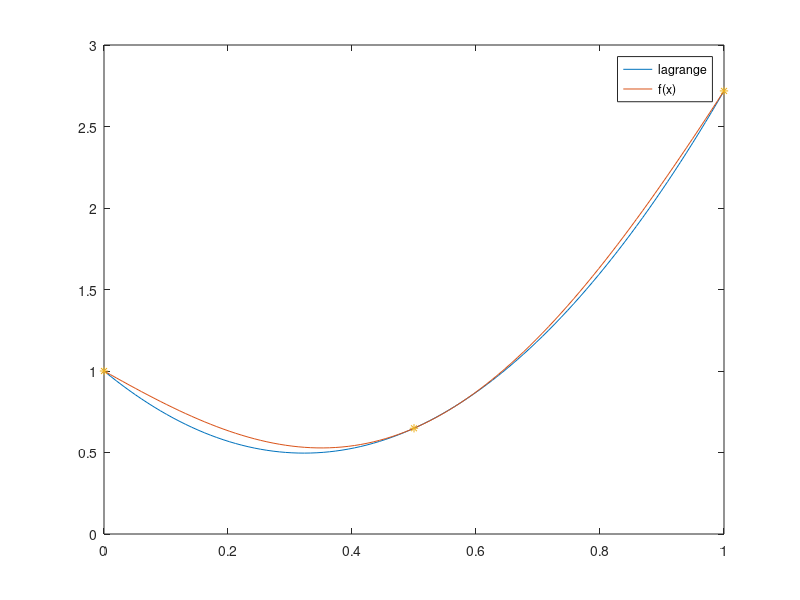

The MATLAB source for this figure:
% lagrange fele interpolacio:
% legkisebb fokszamu, legfeljebb n-1 fokszamu polinom ami illeszkedik n darab pontra

% (note: oszlop differencia táblázat kiszamolasa eloadas anyaga ...)
% -> interpolacioLAB.pdf

%1. feladat interpolaciolab.pdf
%definialjuk f fuggvenyt
f = @(x) exp(x) - sin(pi*x);

% azért veszunk fel 3 pontot mert masodfoku fuggveny kell (n-1)
x=[0 0.5 1];
y=f(x);

p = polyfit(x, y, 2);
xx=linspace(0,1);
yy=polyval(p,xx);

L = polyval(p, xx);

F = f(xx);

figure
plot(xx, L, xx, F, x, y, '*');
legend("lagrange", "f(x)")

